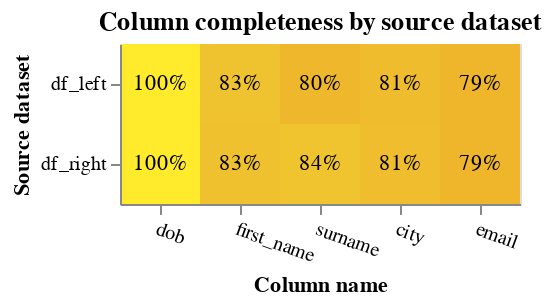

Notebook cell for this chart:
### Code cell
from splink.exploratory import completeness_chart

completeness_chart(
    [df_l, df_r],
    cols=["first_name", "surname", "dob", "city", "email"],
    db_api=DuckDBAPI(),
    table_names_for_chart=["df_left", "df_right"],
)

### Figure 1 — Vega-Lite specification as saved in the notebook (floating-point values rounded to 4 significant figures)
{"config": {"view": {"continuousWidth": 400, "continuousHeight": 300}}, "layer": [{"mark": "rect", "encoding": {"color": {"field": "completeness", "legend": null, "scale": {"scheme": "darkred", "zero": true}, "type": "quantitative"}, "tooltip": [{"field": "source_dataset", "title": "Source dataset", "type": "nominal"}, {"field": "total_rows_inc_nulls", "format": ",", "title": "# of records", "type": "quantitative"}, {"field": "column_name", "title": "Column name", "type": "nominal"}, {"field": "total_null_rows", "format": ",", "title": "# of nulls", "type": "quantitative"}, {"field": "completeness", "format": ".1%", "type": "quantitative"}], "x": {"axis": {"labelAngle": 20}, "field": "column_name", "sort": {"field": "mean_comp", "order": "descending"}, "title": "Column name", "type": "nominal"}, "y": {"field": "source_dataset", "title": "Source dataset", "type": "nominal"}}, "title": "Column completeness by source dataset", "transform": [{"joinaggregate": [{"op": "mean", "field": "completeness", "as": "mean_comp"}], "groupby": ["column_name"]}]}, {"mark": {"type": "text"}, "encoding": {"color": {"condition": {"test": "datum['completeness'] < 0.5", "value": "white"}, "value": "black"}, "text": {"field": "completeness", "format": ".0%", "type": "quantitative"}, "x": {"axis": {"labelAngle": 0}, "field": "column_name", "sort": {"field": "mean_comp", "order": "descending"}, "type": "nominal"}, "y": {"field": "source_dataset", "type": "nominal"}}, "transform": [{"joinaggregate": [{"op": "mean", "field": "completeness", "as": "mean_comp"}], "groupby": ["column_name"]}]}], "data": {"name": "data-464126c826d3483244c6f532dacf2289"}, "height": {"step": 40}, "width": {"step": 40}, "$schema": "https://vega.github.io/schema/vega-lite/v5.9.3.json", "datasets": {"data-464126c826d3483244c6f532dacf2289": [{"source_dataset": "df_left", "column_name": "first_name", "total_null_rows": 83, "total_rows_inc_nulls": 500, "completeness": 0.834}, {"source_dataset": "df_right", "column_name": "first_name", "total_null_rows": 86, "total_rows_inc_nulls": 500, "completeness": 0.828}, {"source_dataset": "df_right", "column_name": "surname", "total_null_rows": 80, "total_rows_inc_nulls": 500, "completeness": 0.84}, {"source_dataset": "df_left", "column_name": "surname", "total_null_rows": 101, "total_rows_inc_nulls": 500, "completeness": 0.798}, {"source_dataset": "df_right", "column_name": "dob", "total_null_rows": 0, "total_rows_inc_nulls": 500, "completeness": 1.0}, {"source_dataset": "df_left", "column_name": "dob", "total_null_rows": 0, "total_rows_inc_nulls": 500, "completeness": 1.0}, {"source_dataset": "df_left", "column_name": "city", "total_null_rows": 94, "total_rows_inc_nulls": 500, "completeness": 0.812}, {"source_dataset": "df_right", "column_name": "city", "total_null_rows": 93, "total_rows_inc_nulls": 500, "completeness": 0.814}, {"source_dataset": "df_left", "column_name": "email", "total_null_rows": 106, "total_rows_inc_nulls": 500, "completeness": 0.788}, {"source_dataset": "df_right", "column_name": "email", "total_null_rows": 105, "total_rows_inc_nulls": 500, "completeness": 0.79}]}}
